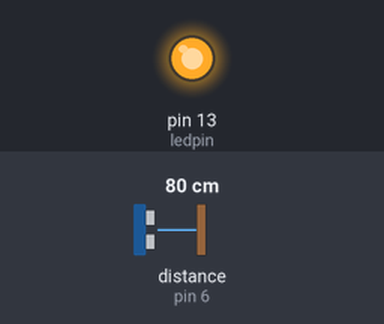
Simulated run of this sketch. Board: Arduino Uno, built with avr-gcc and run on an emulated ATmega328P. On the bench: output pins drawn as LEDs (lit = HIGH). Wiring (inferred from the names in the program): ultrasonic range finder: trigger pin 7; echo pin 6. The test bench sets the inputs (shaded band); at power-on: distance to the obstacle (sensor on pin 6) 80 cm. The echo pulse lasts 58.3 µs per cm; pins used as bus, display or sensor lines are not drawn; what the sketch prints to the serial monitor is not drawn.

Above: at 0.1 s.
Timing chart, 0 to 1.6 s (numbered marks = the images above):
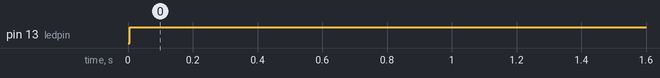

Measured:
- by itself, pin 13 (ledpin): LOW → HIGH at 0.01 s

The sketch:

sketch_ULTRASONIC_SENSOR.ino
```cpp
const int pingPin = 7; // Trigger Pin of Ultrasonic Sensor
const int echoPin = 6; // Echo Pin of Ultrasonic Sensor
const int ledpin = 13; // LED
void setup()
{
Serial.begin(9600); // Starting Serial Terminal
pinMode (ledpin, OUTPUT);
}

void loop()
{
long duration ;
long cm ;
pinMode(pingPin, OUTPUT);
digitalWrite(pingPin, LOW);
delayMicroseconds(2);
digitalWrite(pingPin, HIGH);
delayMicroseconds(10);
digitalWrite(pingPin, LOW);

pinMode(echoPin, INPUT);
duration = pulseIn(echoPin, HIGH);
  cm = microsecondsToCentimeters (duration) ;

if (cm <= 200)
{
  digitalWrite(ledpin, HIGH);
}
Serial.print(cm);
Serial.print("cm");
Serial.println();

delay(100);
}

long microsecondsToCentimeters(long microseconds)
{
return microseconds*0.034/2;
}
```
